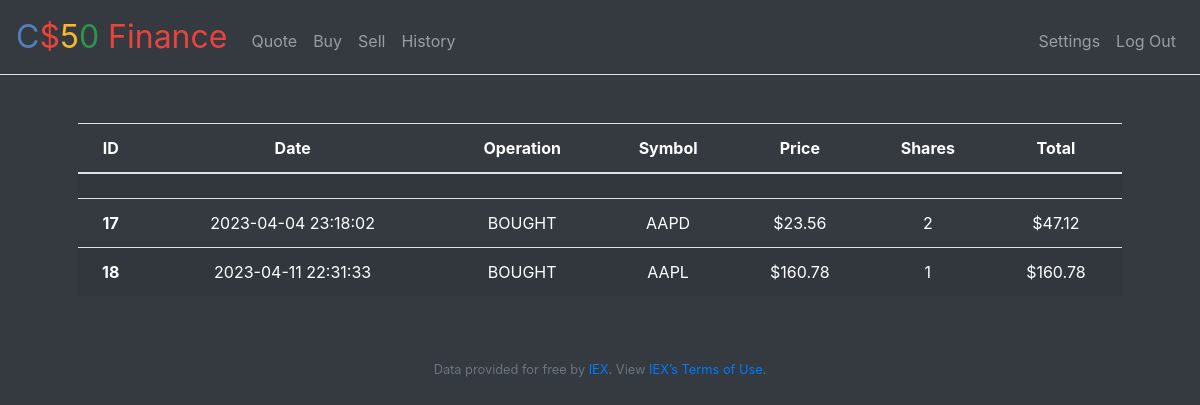
Screenshot of /history (signed in) with the database file from the repository.
### tables this page shows
CREATE TABLE 'marketSharesHistory' ('id' INTEGER PRIMARY KEY AUTOINCREMENT NOT NULL,'date' DATETIME NOT NULL, 'operation' INTEGER NOT NULL, 'idUser' INTEGER NOT NULL, 'symbol'  TEXT NOT NULL  , 'shares'  INTEGER NOT NULL  , 'price'  NUMERIC NOT NULL  );

### app.py (the view)
@app.route("/history")
@login_required
def history():
    return render_template("history.html", historyList=getHistoryList())

### SQL.py (called while the page is built)
def getSQLHistoryList():
    return ("SELECT ID, " +
            "       DATE, " +
            "       OPERATION, " +
            "       SYMBOL, " +
            "       PRICE, " +
            "       SHARES " +
            "  FROM MARKETSHARESHISTORY " +
            " WHERE IDUSER = ?")

### app.py (called while the page is built)
@app.after_request
def after_request(response):
    response.headers["Cache-Control"] = "no-cache, no-store, must-revalidate"
    response.headers["Expires"] = 0
    response.headers["Pragma"] = "no-cache"
    return response

def getOperation(operation):
    match operation:
        case 0:
            return "BOUGHT"
        case 1:
            return "SOLD"
        case _:
            raise Exception("operation not implemented in application.py - getOperation(operation)")

def getHistoryList():
    rows = db.execute(SQLQuery.getSQLHistoryList(), session['user_id'])
    historyList = [{}]
    for row in rows:
        history = {}
        history["ID"] = row["id"]
        history["DATE"] = row["date"]
        history["SYMBOL"] = row["symbol"]
        history["PRICE"] = usd(row["price"])
        history["OPERATION"] = getOperation(row["operation"])
        if history["OPERATION"] == 'SOLD':
            history["SHARES"] = -row["shares"]
        else:
            history["SHARES"] = row["shares"]
        history["TOTAL"] = usd(row["price"] * row["shares"])
        historyList.append(history)
    return historyList

### helpers.py (called while the page is built)
def login_required(f):
    @wraps(f)
    def decorated_function(*args, **kwargs):
        if session.get("user_id") is None:
            return redirect("/login")
        return f(*args, **kwargs)
    return decorated_function

def usd(value):
    return f"${value:,.2f}"

### templates/history.html
{% extends "layout.html" %} {% block title %} My stock history {% endblock %} {% block main %}
<table class="table table-striped">
  <thead>
    <tr>
      <th scope="col">ID</th>
      <th scope="col">Date</th>
      <th scope="col">Operation</th>
      <th scope="col">Symbol</th>
      <th scope="col">Price</th>
      <th scope="col">Shares</th>
      <th scope="col">Total</th>
    </tr>
  </thead>
  <tbody>
    {% for history in historyList %}
    <tr>
      <th scope="row">{{ history["ID"] }}</th>
      <td>{{ history["DATE"] }}</td>
      <td>{{ history["OPERATION"] }}</td>
      <td>{{ history["SYMBOL"] }}</td>
      <td>{{ history["PRICE"] }}</td>
      <td>{{ history["SHARES"] }}</td>
      <td>{{ history["TOTAL"] }}</td>
    </tr>
    {% endfor %}
  </tbody>
</table>
{% endblock %}

### static/styles.css (style rules this page uses)
* { color: white; }

### rows the page displays
marketSharesHistory: ID "17", DATE "2023-04-04 23:18:02", OPERATION "BOUGHT", SYMBOL "AAPD", PRICE "$23.56", SHARES "2", TOTAL "$47.12"
marketSharesHistory: ID "18", DATE "2023-04-11 22:31:33", OPERATION "BOUGHT", SYMBOL "AAPL", PRICE "$160.78", SHARES "1", TOTAL "$160.78"
